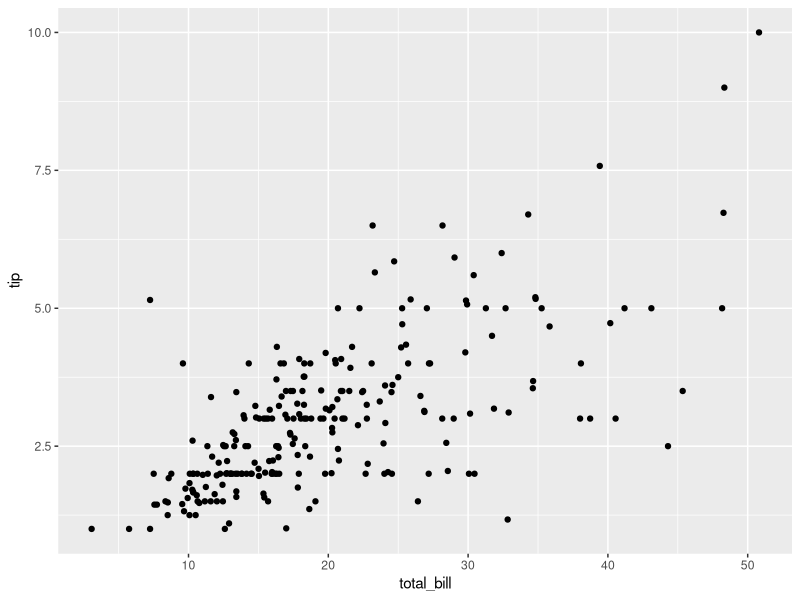
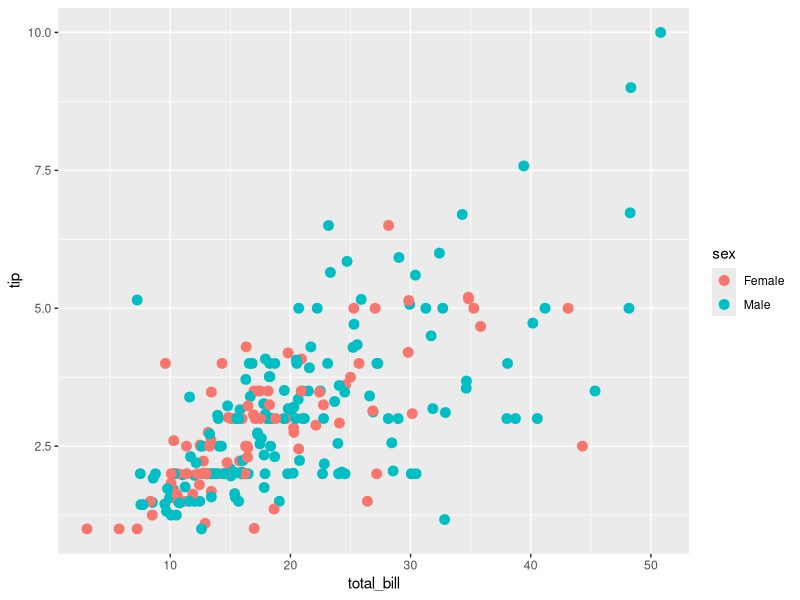
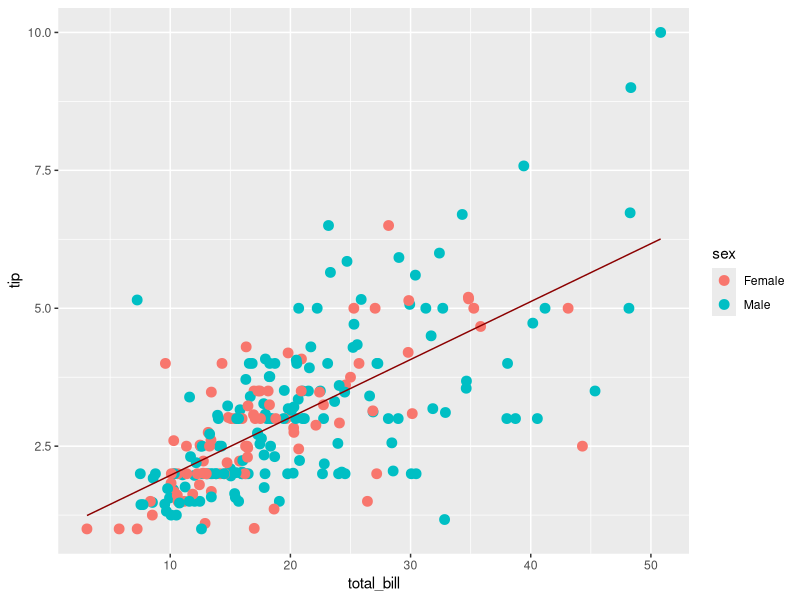
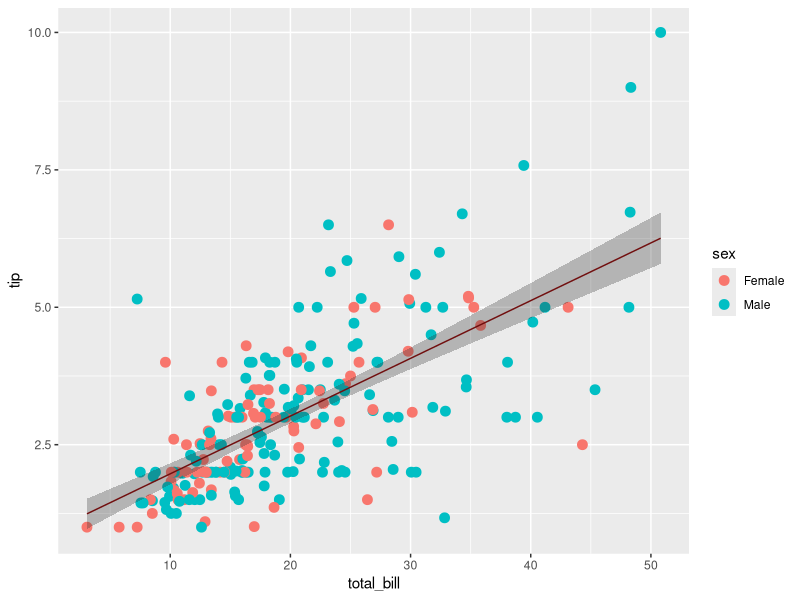
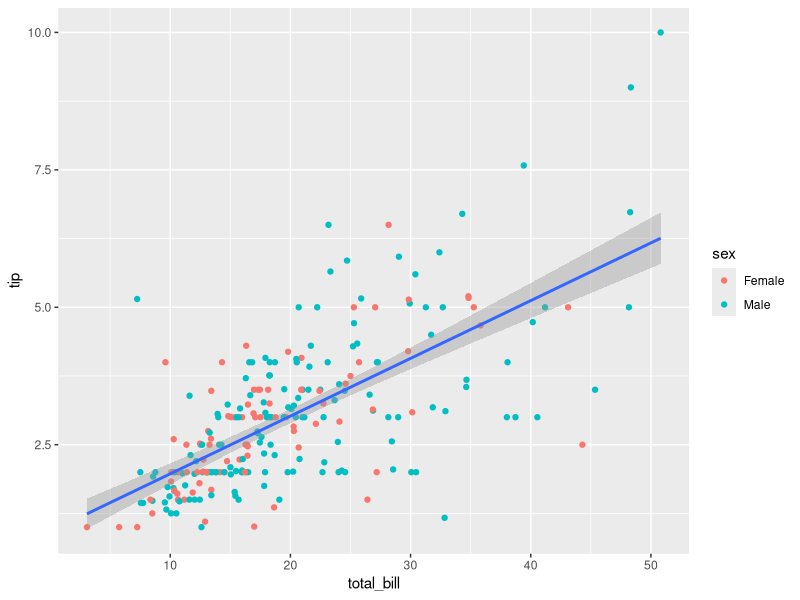
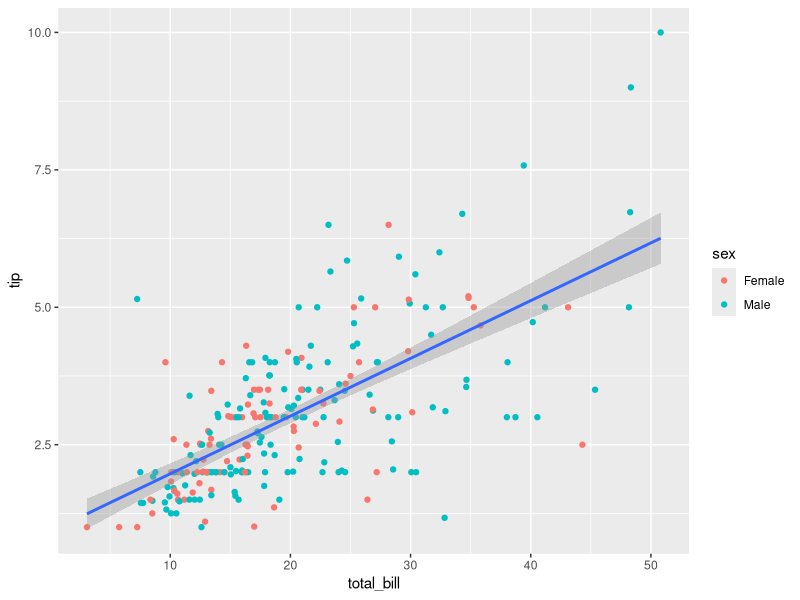
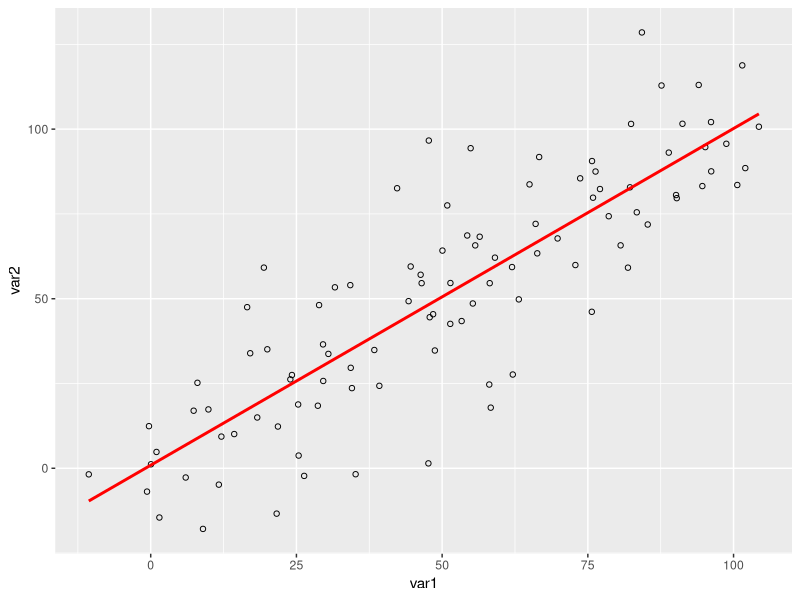
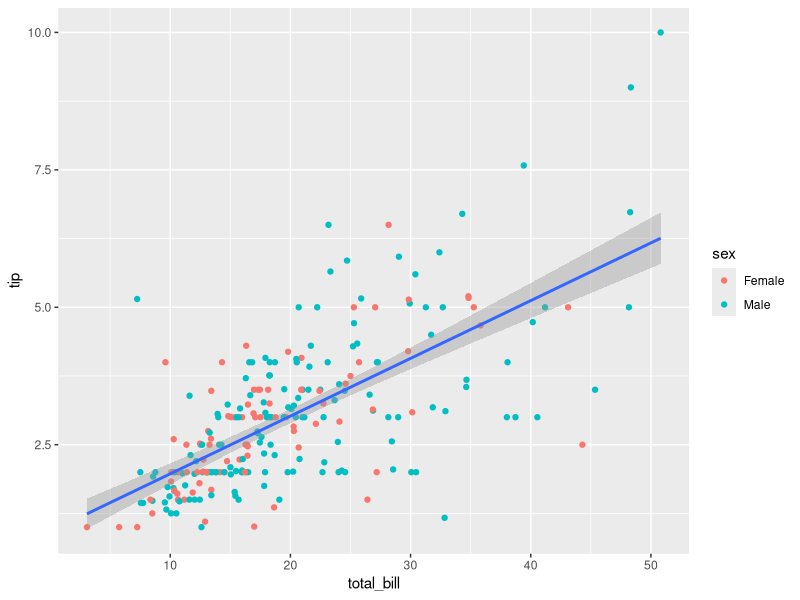

Recreate these plots in R, in order.
# ggplot2

# Configurando o diretório de trabalho
# Coloque entre aspas o diretório de trabalho que você está usando no seu computador
# Não use diretórios com espaço no nome
setwd("~/Cursos/DSA/FCD/BigDataRAzure/Cap04")

# Para saber qual diretório estou trabalhando
getwd()

# Lista de pacotes base carregados
search()


# Um sistema gráfico completo, alternativo ao sistema básico de gráficos do R.
# Oferece mais opções de modificação, legendas prontas e formatação mais sólida.

# https://cran.r-project.org/web/packages/ggplot2/ggplot2.pdf
# https://www.rstudio.com/wp-content/uploads/2015/03/ggplot2-cheatsheet.pdf

# Instalando e carregando o pacote

install.packages("ggplot2")
library(ggplot2)


# Plotando um gráfico básico com qplot()
data(tips, package = 'reshape2')
View(tips)
qplot(total_bill, tip, data = tips, geom = 'point')


# Camada 1

camada1 <- geom_point(
  mapping = aes(x = total_bill, y = tip, color = sex),
  data = tips,
  size = 3
)

ggplot() + camada1

?aes
??aes
?mapping
??mapping


# Contruindo um modelo de regressão

modelo_base <- lm(tip ~ total_bill, data = tips)
modelo_fit <- data.frame(
  total_bill = tips$total_bill,
  predict(modelo_base, interval = "confidence")
)

head(modelo_fit)


# Camada 2

camada2 <- geom_line(
  mapping = aes(x = total_bill, y = fit),
  data = modelo_fit,
  color = "darkred"
)

ggplot() + camada1 + camada2


# Camada 3

camada3 <- geom_ribbon(
  mapping = aes(x = total_bill, ymin = lwr, ymax = upr),
  data = modelo_fit,
  alpha = 0.3
)

ggplot() + camada1 + camada2 + camada3


# Versão final otimizada

ggplot(tips, aes(x = total_bill, y = tip)) +
  geom_point(aes(color = sex)) +
  geom_smooth(method = 'lm')


# Gravando o gráfico em um objeto

myplot <- ggplot(tips, aes(x = total_bill, y = tip)) +
  geom_point(aes(color = sex)) +
  geom_smooth(method = 'lm')

class(myplot)
print(myplot)


# Salvando o gráfico em png

png("Grafico8_ggplot2_Scatterplot1.png", width = 800, height = 500, res = 72)

ggplot(tips, aes(x = total_bill, y = tip)) +
  geom_point(aes(color = sex)) +
  geom_smooth(method = 'lm')

dev.off()




# ScatterPlot com linha de regressão

# Dados


data = data.frame(cond = rep(c('Obs1', 'Obs2'),
                             each = 10), var1 = 1:100 +
                    rnorm(100, sd = 9), var2 = 1:100 +
                    rnorm(100, sd = 16))


# Plot
ggplot(data, aes(x = var1, y = var2)) +
  geom_point(shape = 1) +
  geom_smooth(method = lm, color = 'red', se = FALSE)

# Salvando o gráfico em png

png("Grafico8_ggplot2_Scatterplot2.png", width = 800, height = 500, res = 72)

ggplot(data, aes(x = var1, y = var2)) +
  geom_point(shape = 1) +
  geom_smooth(method = lm, color = 'red', se = FALSE)

dev.off()


